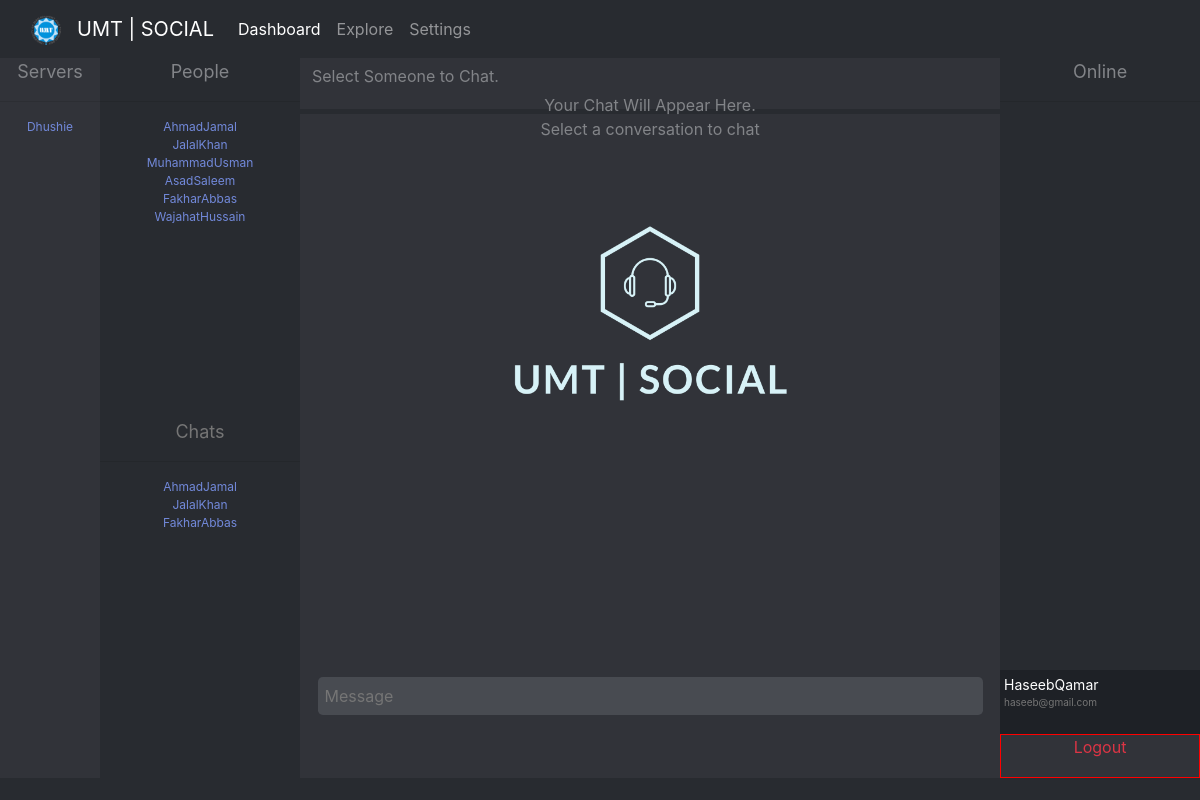
Page /dashboard.php (signed in) on the committed database.
### tables this page shows
CREATE TABLE `server_members` (
  `s_members_id` int(11) NOT NULL,
  `server_id` int(50) NOT NULL,
  `server_name` varchar(50) NOT NULL,
  `user_id` varchar(50) NOT NULL,
  `user_name` varchar(30) NOT NULL
);

CREATE TABLE `users` (
  `uid` int(11) NOT NULL,
  `username` varchar(20) NOT NULL,
  `email` varchar(50) NOT NULL,
  `password` varchar(20) NOT NULL,
  `avatar` varchar(100) NOT NULL DEFAULT '0',
  `status` int(12) NOT NULL DEFAULT '0'
);

CREATE TABLE `chat` (
  `c_id` int(11) NOT NULL,
  `user1_email` varchar(50) NOT NULL,
  `user2_email` varchar(50) NOT NULL,
  `user_name1` varchar(30) NOT NULL,
  `user_name2` varchar(30) NOT NULL
);

### dashboard.php (the view, shortened to what this page needs)
<?php session_start();
include "connection.php";
?>
<!DOCTYPE html>
<html lang="en" dir="ltr">
  <head>
    <link rel="stylesheet" href="css/bootstrap.css">
    <link rel="stylesheet" href="dashboard.css">
  </head>
  <body onload="test()">
    <div class="container-fluid">
      <nav class="navbar navbar-expand-lg navbar navbar-dark" style="background-color: rgb(40, 43, 48);">
        <a class="navbar-brand" href="#">
            <img src="assets/logo.png" width="30" height="30" alt="">
          </a>
    <a class="navbar-brand" href="dashboard.php">UMT | SOCIAL</a>
    <div class="collapse navbar-collapse" id="navbarNavAltMarkup">
      <div class="navbar-nav">
        <a class="nav-item nav-link active" href="dashboard.php">Dashboard <span class="sr-only">(current)</span></a>
        <a class="nav-item nav-link " href="explore.php">Explore <span class="sr-only">(current)</span></a>
        <a class="nav-item nav-link " href="settings.php">Settings <span class="sr-only">(current)</span></a>
      </div>
    </div>
    </nav>
      <div class="row">
        <div class="col-sm-1">
          <div class="servers text-center">
            <span class="themedtext large">Servers</span>
            <hr>
            <?php
            $query = "SELECT * FROM server_members WHERE user_id='".$_SESSION['user']."'";
            $getservermembers = mysqli_query($conn, $query) or die($conn->error);
            while ($row = mysqli_fetch_assoc($getservermembers)) {
            echo "<div id='servers' class='themedtextdark'><a href='dashboard.php?server_convo=".$row['server_id']."&server_name=".$row['server_name']."'>".$row['server_name']."</a></div>";
            }
             ?>
          </div>
        </div>
        <div class="col-sm-2">
        <div class="onlinecol text-center">
        <span class="themedtext large">People</span>
        <hr>
        <?php
        $sql = "SELECT username,email FROM users";
        $result = mysqli_query($conn, $sql);
        while ($row = mysqli_fetch_assoc($result) ) {
          if ($row['email'] == $_SESSION['user']) {
            continue;
          }
          echo "<div class='themedtextdark'>
          <a href='script_startchat.php?usermail=".$row['email']."&username=".$row['username']."'>
          ".$row['username']."
          </a>
          </div>";
        }
        ?>
        </div>
        <div class="userchats text-center">
          <span class="themedtextdark large">Chats</span>
          <hr>
          <?php
          $sql = "SELECT * FROM chat WHERE user1_email = '".$_SESSION['user']."' OR user2_email = '".$_SESSION['user']."' ";
          $result = mysqli_query($conn, $sql);
          while ($row = mysqli_fetch_assoc($result)) {
            if ($row['user1_email'] == $_SESSION['user']) {
              echo "<div class='themedtextdark'><a href='dashboard.php?convo=".$row['c_id']."&person=".$row['user_name2']."'>".$row['user_name2']."</a></div>";
            }
            if ($row['user2_email'] == $_SESSION['user']) {
              echo "<div class='themedtextdark'><a href='dashboard.php?convo=".$row['c_id']."&person=".$row['user_name1']."'>".$row['user_name1']."</a></div>";
            }
          }
          ?>
        </div>
        </div>
        <div class="col-sm-7" id="col">
          <div class="chatheader">
            <?php
            if (isset($_GET['convo']) && isset($_GET['person'])) {
              $user = $_GET['convo'];
              $person = $_GET['person'];
              echo "<span id='headertext'>@$person </span>";
            }elseif(isset($_GET['server_convo'])){
              $serverid = $_GET['server_convo'];
              echo "@".$_GET['server_name'];
            }else{
              echo "<span id='headertext'>Select Someone to Chat.</span>";
            }
             ?>
             </div>
             <div class="theconvo" id="theconv">
               <?php
               if (isset($_GET['convo'])) {
                 $user = $_GET['convo'];
                 $serverConvo = 0;
                 $serverid = 0;
                 $sql = "SELECT * FROM chat_details WHERE c_id = '$user' ";
                 $result = mysqli_query($conn, $sql)or die($conn->error);
                 $cunt = mysqli_num_rows($result);
                 $id = mysqli_fetch_assoc($result);
                 $idd =$id['c_id'];
                echo "  <div class='output' id='test'>
                  </div>";
               }elseif(isset($_GET['server_convo'])){
                 $user = 0;
                 $serverConvo = 1;
                 $serverid = $_GET['server_convo'];
                 echo "<div id='test'></div>";
               }else{
                 echo "<div class='text-center' id='headertext'>Your Chat Will Appear Here.<br>Select a conversation to chat<br><img id='emptyicon' src='assets/login_logo2.png'></div>";
               }
?>
             </div>
             <div class="message text-center">
                 <input type="text" name="msg" autocomplete="off" id="chat" placeholder="Message " value="">
             </div>
        </div>
        <div class="col-sm-2">
            <div class="online text-center">
              <span class="themedtext large">Online</span><hr>
            </div>
            <div class="userinfo">
              <span id="user" class="loggedin"><?php echo $_SESSION['username'] ?></span>
              <span id="email" class="loggedin"><?php echo $_SESSION['user'] ?></span>
              <a class="text-danger" href="script_logout.php"><span  id="logout" class="text-center">Logout</span></a>
            </div>
        </div>
      </div>
    </div>
  </body>
</html>

### dashboard.css (style rules this page uses)
:root { --dark: rgb(32, 34, 37) ; --medium: rgb(47, 49, 54) ; --light: rgb(54, 57, 63) ; --medium-accent: #2A2C31 ; --selected-medium :#42464D; }
html,body,.container-fluid { height: 100%; background-color: rgba(40, 43, 48, 1); border: none; }
.row { height: 90%; }
.col-sm-1,.col-sm-2,.col-sm-3 , .col-sm-4 , .col-sm-10 { padding: 0px; position: relative; background-color: rgba(49, 51, 57, 1); height: 100%; color: white; overflow-y: auto; }
.col-sm-7,.col-sm-8, .col-sm-10 { padding: 0px; background-color: rgba(49, 51, 57, 1); height: 100%; color: white; z-index: 1; }
.onlinecol { height: 50%; background-color: rgb(40, 43, 48); color: white; overflow-y: auto; }
.row { height: 100%; }
.themedtext { color:rgba(130, 132, 136, 1) ; }
.themedtextdark { color: rgba(117, 117, 117, 1); }
.userchats { position: relative; background-color: rgb(40, 43, 48); height: 50%; }
#logout { position: absolute; border: 1px solid red; left: 0px; background-color: rgba(49, 51, 57, 1); bottom: 0px; width: 100%; height: 40%; }
.loggedin { padding: 0px; display: block; }
#user { font-size: 14px; }
#email { color: rgba(117, 117, 117, 1); font-size: 10px; }
.userinfo { position: absolute; background-color: rgb(30, 33, 38); bottom: 0%; padding: 2%; left: 0px; z-index: 2; width: 100%; height: 15%; }
.online { background-color: rgb(40, 43, 48); z-index: 1; position: relative; height: 100%; }
.chatheader { width: 100%; padding-top: .5%; position: fixed; padding-left: 1%; z-index: -1; height: 7%; background-color: rgba(49, 51, 57, 1); border-bottom: 5px solid rgb(40, 43, 48); }
.large { font-size: 34px; }
.message { position: absolute; width: 100%; height: 10%; padding-top: 1%; bottom: 5%; }
.message input[type=text] { width: 95%; color: rgba(117, 117, 117, 1); border-radius: 0.3em; outline: none; padding: 1%; border: none; background-color: rgb(72, 75, 81); }
#headertext { color:rgba(130, 132, 136, 1); font-size: 28px; }
#emptyicon { width: 50%; }
.theconvo { padding-top: 5%; height: 85%; z-index: -3; }
.servers { height: 50%; }
#servers { font-size: 12px; }
a { color: rgb(114, 137, 218); }
@media screen and (max-width: 1366px) { html,body,.container-fluid { height: 100%; } }
@media screen and (max-width: 1366px) { .row { height: 90%; } }
@media screen and (max-width: 1366px) { .large { font-size: 18px; } }
@media screen and (max-width: 1366px) { .chatheader { z-index: -1; padding-top: .5%; height: 7%; } }
@media screen and (max-width: 1366px) { #headertext { font-size: 16px; } }
@media screen and (max-width: 1366px) { .onlinecol { font-size: 12px; } }
@media screen and (max-width: 1366px) { .online { font-size: 12px; position: relative; } }
@media screen and (max-width: 1366px) { .userchats { font-size: 12px; } }
@media screen and (max-width: 1366px) { #servers { font-size: 12px; } }

### rows in the picture
server_members: server_name "Dhushie"
users: username "AhmadJamal"
users: username "JalalKhan"
users: username "MuhammadUsman"
users: username "AsadSaleem"
users: username "FakharAbbas"
users: username "WajahatHussain"
chat: user_name2 "AhmadJamal"
chat: user_name2 "JalalKhan"
chat: user_name1 "FakharAbbas"

### other values in the picture
$_SESSION['username'] "HaseebQamar"
$_SESSION['user'] "haseeb@gmail.com"
